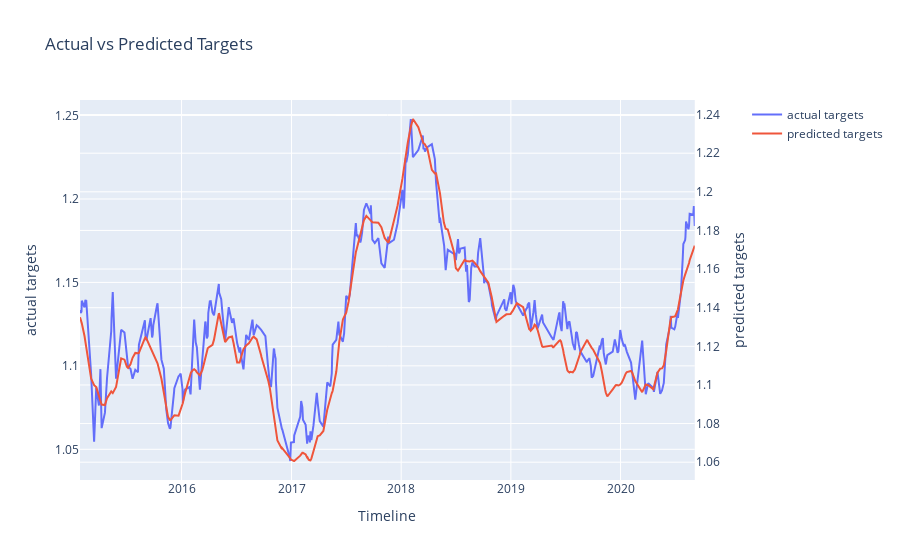

Notebook code for this chart:
### Code cell
fig = make_subplots(specs=[[{"secondary_y": True}]])
fig.add_trace(
    go.Scatter(x=validation_data['ds'], y=y_actual, name="actual targets"),
    secondary_y=False,)
fig.add_trace(
    go.Scatter(x=validation_data['ds'], y=y_predicted, name="predicted targets"),
    secondary_y=True,)
fig.update_layout(
    title_text="Actual vs Predicted Targets")
fig.update_xaxes(title_text="Timeline")
fig.update_yaxes(title_text="actual targets", secondary_y=False)
fig.update_yaxes(title_text="predicted targets", secondary_y=True)
fig.show()

### Figure 1 — Plotly figure (JSON) as saved in the notebook; plotly's stock layout.template omitted (floating-point values rounded to 4 significant figures; data arrays with more than 128 entries replaced by an {"elided": "..."} marker saying what was removed)
{"data": [{"name": "actual targets", "type": "scatter", "x": {"elided": "351 str values"}, "xaxis": "x", "y": {"elided": "351 float values"}, "yaxis": "y"}, {"name": "predicted targets", "type": "scatter", "x": {"elided": "351 str values"}, "xaxis": "x", "y": {"elided": "351 float values"}, "yaxis": "y2"}], "layout": {"title": {"text": "Actual vs Predicted Targets"}, "xaxis": {"anchor": "y", "domain": [0, 0.94], "title": {"text": "Timeline"}}, "yaxis": {"anchor": "x", "domain": [0, 1], "title": {"text": "actual targets"}}, "yaxis2": {"anchor": "x", "overlaying": "y", "side": "right", "title": {"text": "predicted targets"}}}}
